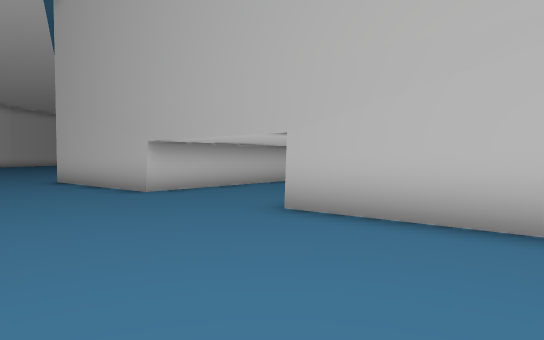
[1] (above)

20 first-person views from a walk through a Unity game level. The camera is 1.5 m above the floor, tilts 2° down and sees 75° across. The floor is counted in squares, 2 m on a side. Each view is taken from the middle of a square. On the plan, view 1 faces up. The plan holds only what a view shows up to about 11 squares ahead; the rest is blank. The place goes on beyond the plan. The player character is not drawn. Some animated figures are not drawn.

[2]
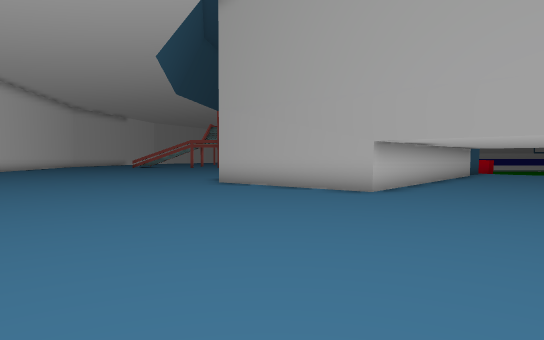

[3]
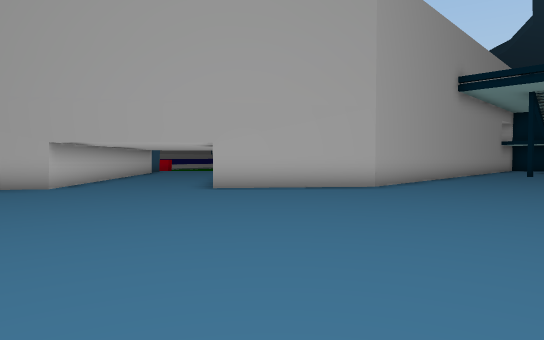

[4]
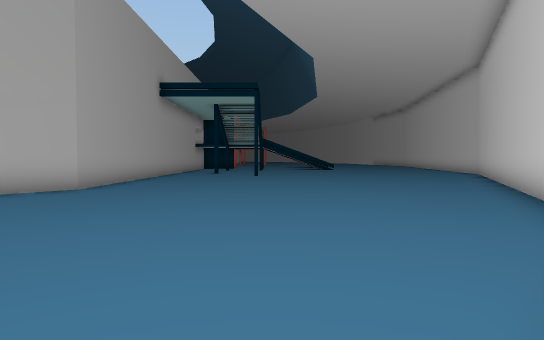

[5]
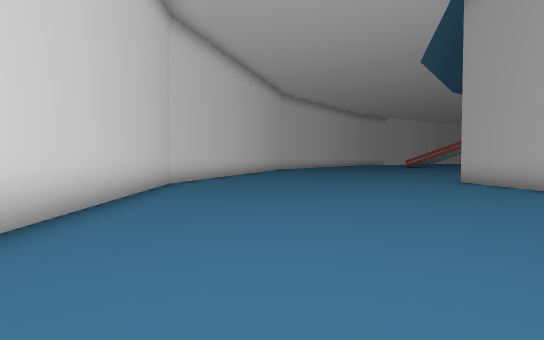

[6]
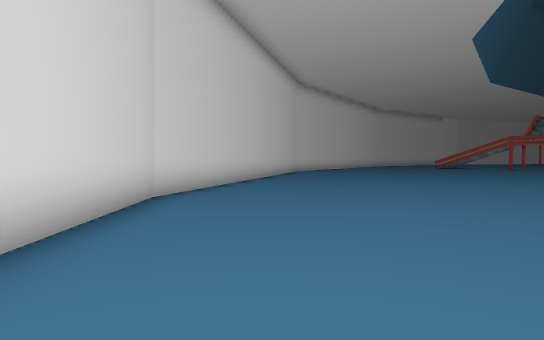

[7]
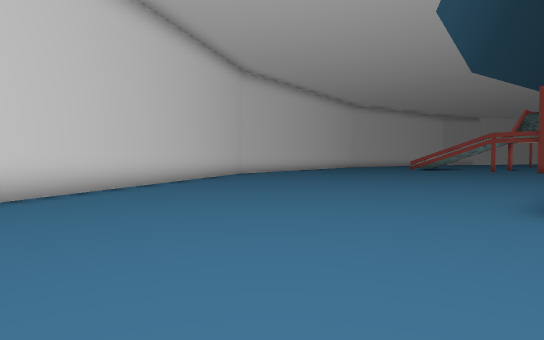

[8]
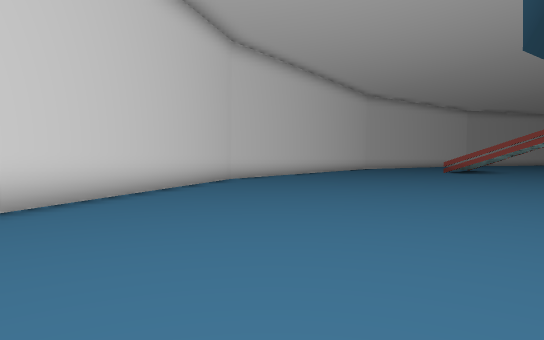

[9]
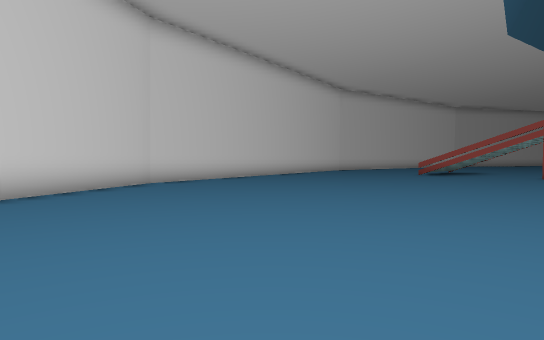

[10]
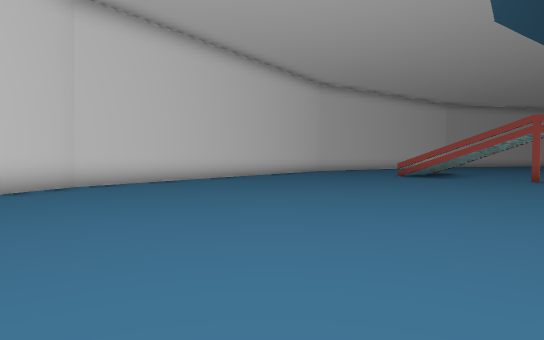

[11]
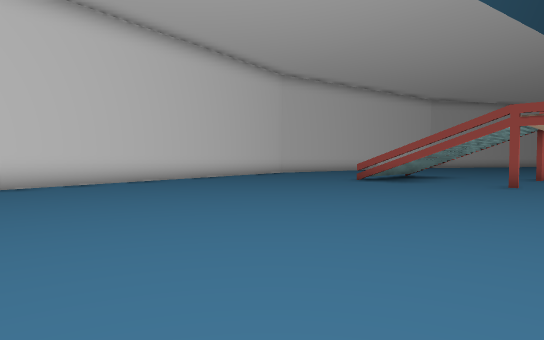

[12]
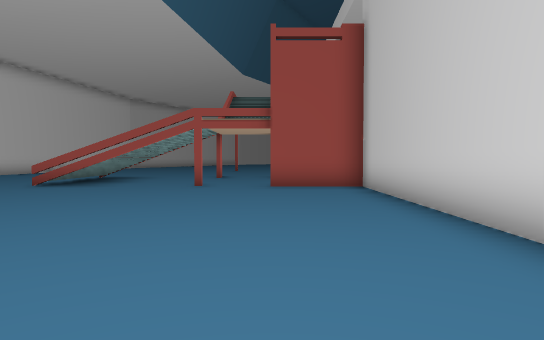

[13]
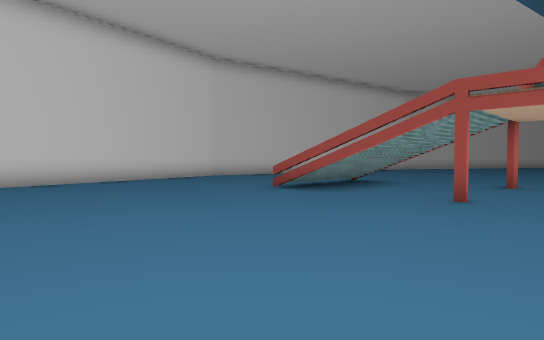

[14]
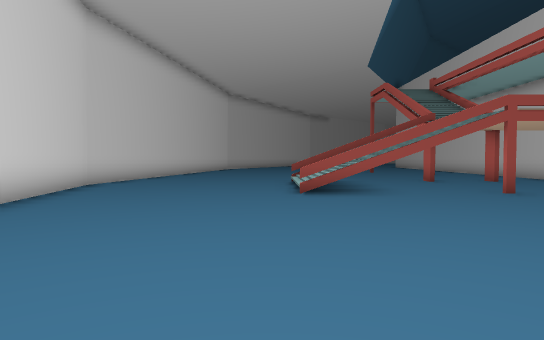

[15]
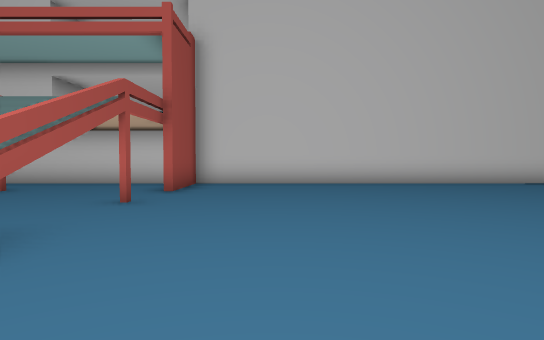

[16]
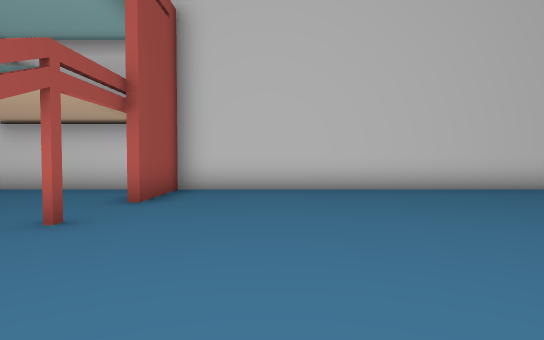

[17]
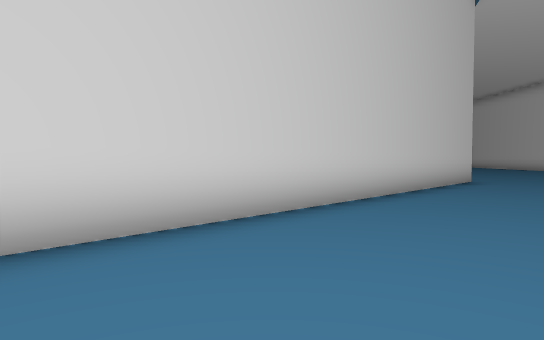

[18]
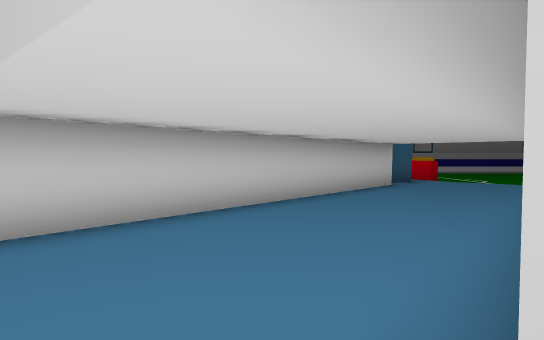

[19]
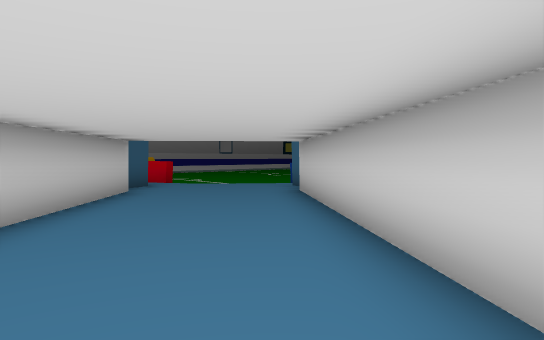

[20]
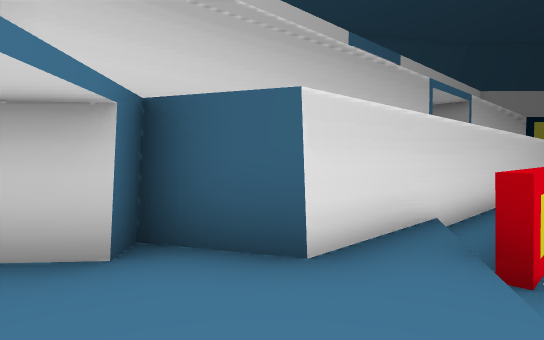

### Floor plan
Points are (right, up) in squares from view 1. A wall is a line through its corners. A room is listed if a view was taken in it or the views show most of it. See-through windows are left out.
Room 1 (views 1, 2, 3, 4, 5, 6, 7, 8, 9, 10, 11, 12, 13, 14, 15, 16, 17, 18, 19, 20)
walls: (1.9, 7.2) (6.4, 12.5); (3.5, 2.7) (0.2, 5.4); (-6.6, 27.1) (-6.6, 30.5); (-13, 26.4) (-14.1, 26.4); (6, 2.6) (3.4, 2.6); (-20.3, 24) (-18.8, 15.8) (-12.3, 4.1) (-7.3, -0.5); (4.3, 26.5) (4.3, 16) (3, 15.4) (3.4, 15) (-2.8, 7.8) (-6.6, 10.9) (-6.6, 26.2) (-9.1, 26.2); (1.1, -6.7) (6, -9)

Where each view was taken, in squares from view 1:
view 1: 0 up, 0 right, facing up
view 2: 0 up, 5 left, facing up
view 3: 2 down, 5 left, facing up-right
view 4: 2 down, 5 left, facing right
view 5: 1 down, 3 left, facing up-left
view 6: 1 up, 6 left, facing up-left
view 7: 5 up, 6 left, facing up-left
view 8: 8 up, 9 left, facing up-left
view 9: 11 up, 9 left, facing up-left
view 10: 13 up, 9 left, facing up-left
view 11: 16 up, 9 left, facing up-left
view 12: 17 up, 9 left, facing up
view 13: 20 up, 9 left, facing up-left
view 14: 19 up, 16 left, facing up
view 15: 24 up, 17 left, facing right
view 16: 24 up, 15 left, facing right
view 17: 23 up, 10 left, facing down-right
view 18: 5 up, 0 right, facing up
view 19: 7 up, 0 right, facing up-right
view 20: 14 up, 6 right, facing up-left
